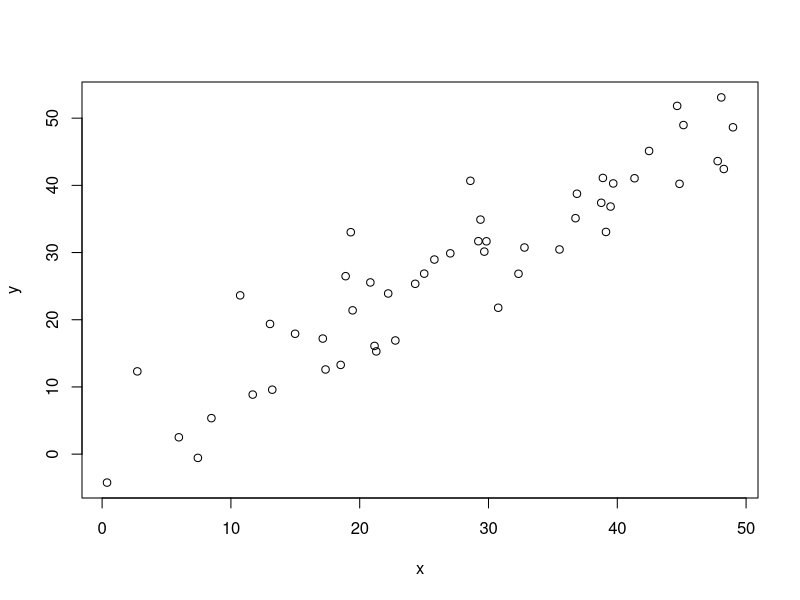
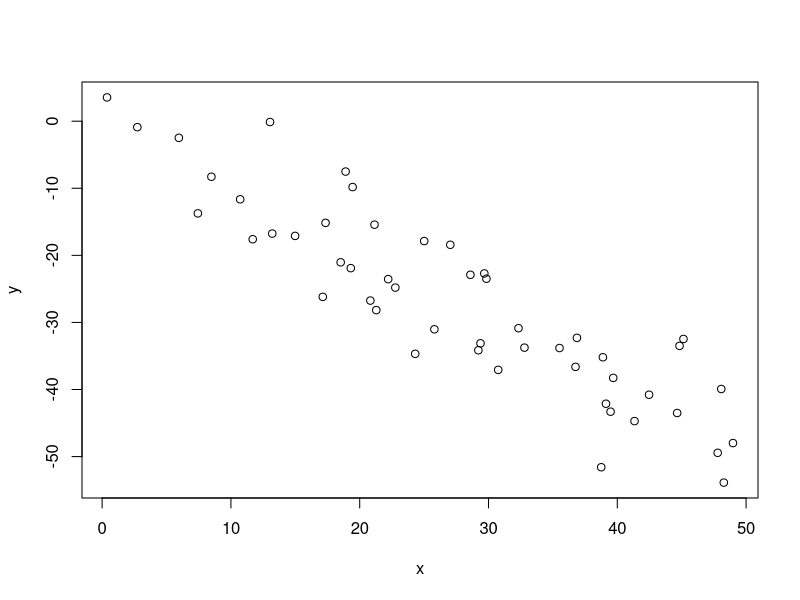
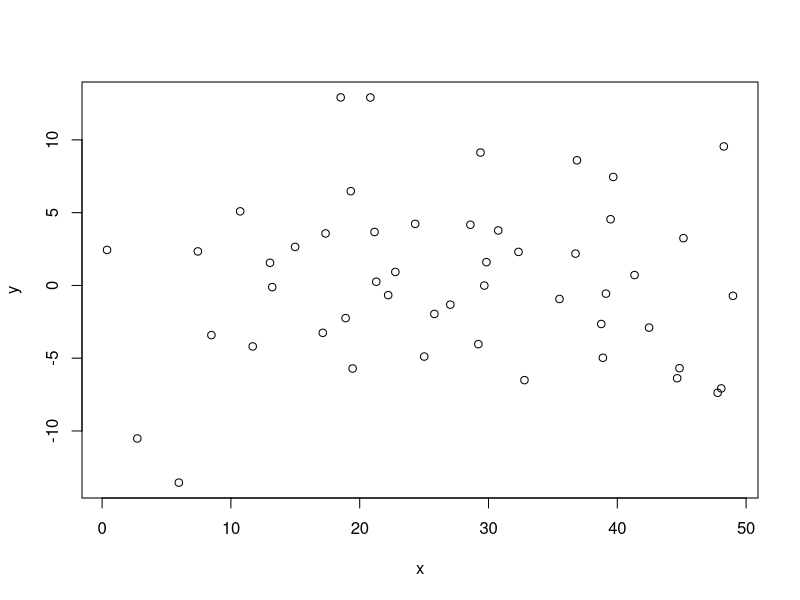
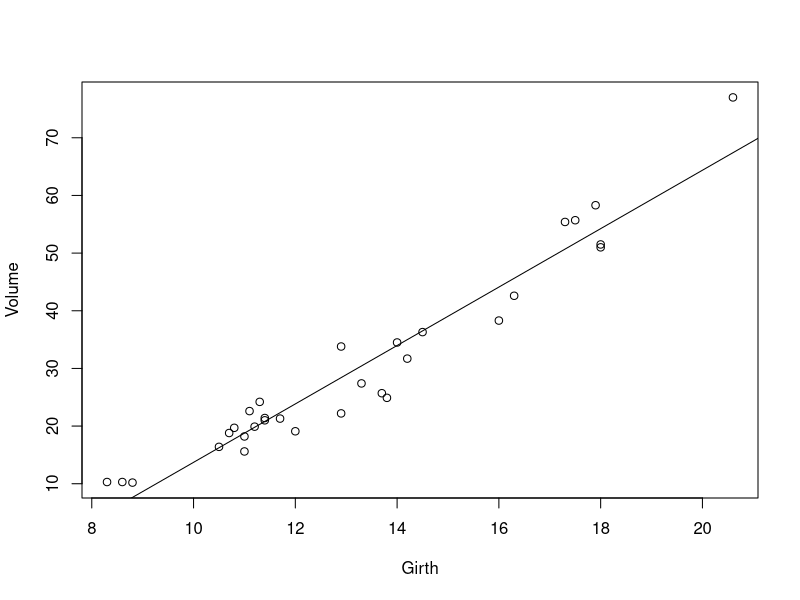
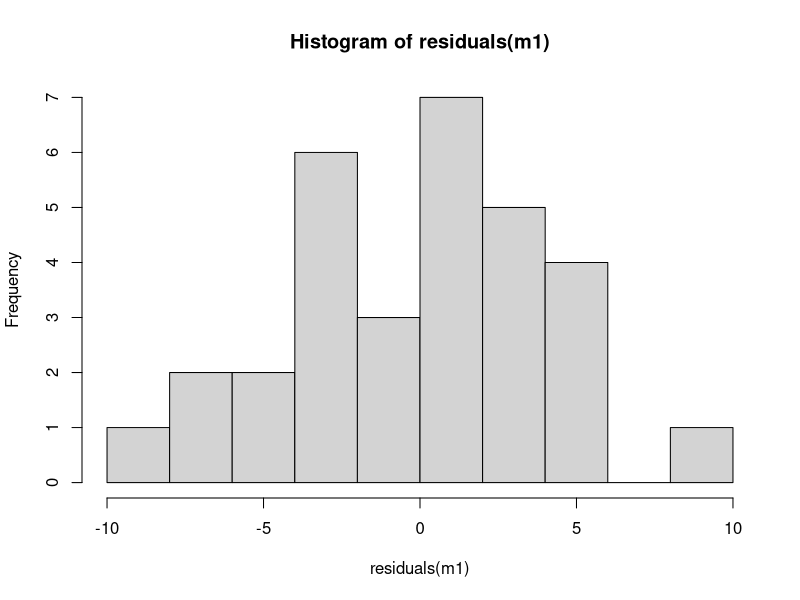
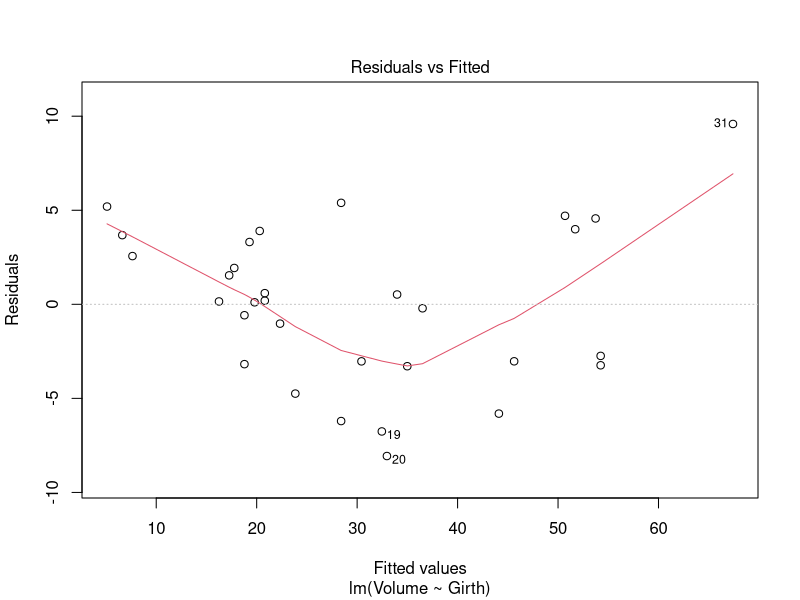
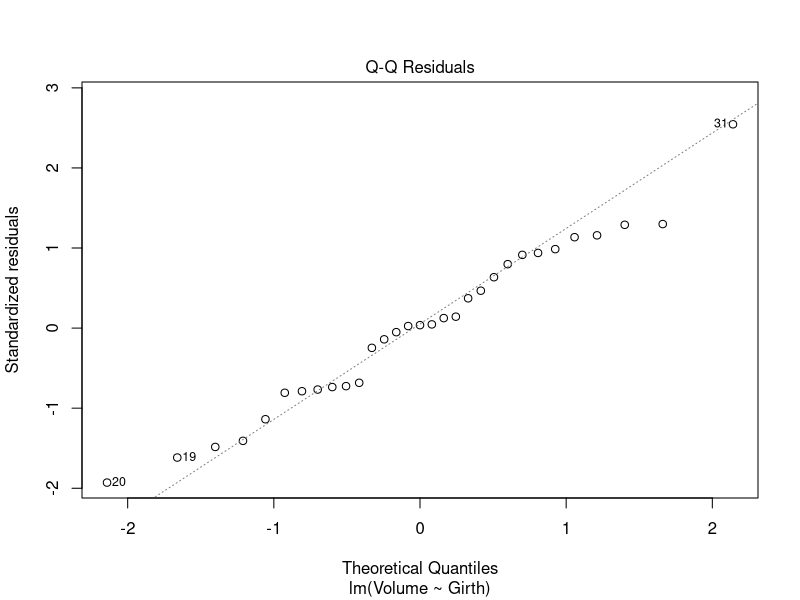
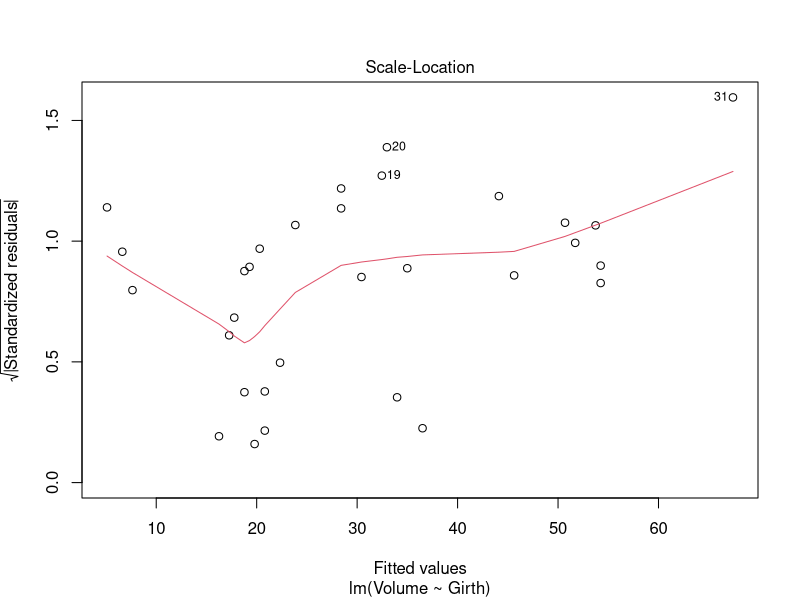

These figures' R source, in order:
## ---- chunk 1
# change working directory: should be the directory containg the Markdown files:
#setwd("/Volumes/Files/courses/cruk/LinearModelAndExtensions/git_linear-models-r/")

## ---- chunk 2
x = runif(50,0,50)
## ---- chunk 3
y = x + rnorm(50,0,5)
## ---- chunk 4
plot(y~x)
## ---- chunk 5
pearson_cor_coef = cor(x,y)
list("cor"=pearson_cor_coef,"R^2"=pearson_cor_coef^2)
## ---- chunk 6
y = -x + rnorm(50,0,5)
plot(y~x)
pearson_cor_coef = cor(x,y)
list("cor"=pearson_cor_coef,"R^2"=pearson_cor_coef^2)
## ---- chunk 7
y = rnorm(50,0,5)
plot(y~x)
pearson_cor_coef = cor(x,y)
list("cor"=pearson_cor_coef,"R^2"=pearson_cor_coef^2)
## ---- chunk 8
cor.test(x,y)
## ---- chunk 9
plot(Volume~Girth,data=trees)
m1 = lm(Volume~Girth,data=trees)
abline(m1)
cor.test(trees$Volume,trees$Girth)
## ---- chunk 10
summary(m1)
## ---- chunk 11
hist(residuals(m1),breaks=10,col="light grey")
## ---- chunk 12
plot(m1)
## ---- chunk 13
z = seq(0,1.5*pi,0.2)
plot(sin(z)~z)
m2 = lm(sin(z)~z)
abline(m2)
## ---- chunk 14
summary(m2)
## ---- chunk 15
plot(m2)
## ---- chunk 16
plot(dist~speed,data=cars)
m3 = lm(dist~speed,data=cars)
abline(m3)
summary(m3)
## ---- chunk 17
plot(m3)
## ---- chunk 18
plot(sqrt(dist)~speed,data=cars)
m4 = lm(sqrt(dist)~speed,data=cars)
abline(m4)
plot(m4)
summary(m4)
## ---- chunk 19
plot(log(dist)~log(speed),data=cars)
m5 = lm(log(dist)~log(speed),data=cars)
abline(m5)
plot(m5)
summary(m5)
## ---- chunk 20
m6 = lm(log(dist)~0+log(speed),data=cars)
plot(m6)
summary(m6)
## ---- chunk 21
plot(dist~speed,data=cars)
x = order(cars$speed)
lines(exp(fitted(m6))[x]~cars$speed[x])
## ---- chunk 22
# import
diet = read.csv("data/diet.csv",row.names=1)
diet$weight.loss = diet$initial.weight - diet$final.weight 
diet$diet.type   = factor(diet$diet.type,levels=c("A","B","C"))
diet$gender      = factor(diet$gender,levels=c("Female","Male"))
# comparison
t.test(weight.loss~diet.type,data=diet[diet$diet.type!="B",],var.equal = TRUE)
summary(aov(weight.loss~diet.type,data=diet[diet$diet.type!="B",]))
## ---- chunk 23
summary(lm(weight.loss~diet.type,data=diet[diet$diet.type!="B",]))
## ---- chunk 24
m7 = lm(eruptions~waiting,data=faithful)
summary(m7)
## ---- chunk 25
# intercept = -1.874016
# coef of waiting = 0.075628
## ---- chunk 26
# R^2 = 0.8115
## ---- chunk 27
# Yes, the model does have significant utility
## ---- chunk 28
# Both of the parameters are significantly different from zero
## ---- chunk 29
# In the absence of other information, this summary would indicate a linear relationship between the two variables. However, we cannot conclude that without first checking that the modelling assumptions have been satistified...
## ---- chunk 30
plot(eruptions~waiting,data=faithful)
# The observations appear to cluster in two groups.
## ---- chunk 31
plot(eruptions~waiting,data=faithful)
abline(m7)
# At a glance, the model seems to describe the overall dependence of eruptions on waiting time reasonably well. However, this is misleading...
## ---- chunk 32
plot(m7)
# There is strong systematic behaviour in the plot of residuals versus fitted values. This indicates that the relationship/dependence is different or more complicated than can be described with the simple linear model.
# Specifically, it should be identified what causes observations to fall into one or other of the two groups. Differences between the two groups should be accounted for when modelling the relationship. It seems that the direct dependence of `eruptions` on `waiting` is not as strong as is indicated by the simple linear model.
## ---- chunk 33
cor(anscombe$x1,anscombe$y1)
cor.test(anscombe$x1,anscombe$y1)
cor(anscombe$x2,anscombe$y2)
cor.test(anscombe$x2,anscombe$y2)
cor(anscombe$x3,anscombe$y3)
cor.test(anscombe$x3,anscombe$y3)
cor(anscombe$x4,anscombe$y4)
cor.test(anscombe$x4,anscombe$y4)
# All four datasets seem to exhibit positive linear relationships, with the same correlation and the same p-value.
## ---- chunk 34
summary(lm(anscombe$y1~anscombe$x1))
summary(lm(anscombe$y2~anscombe$x2))
summary(lm(anscombe$y3~anscombe$x3))
summary(lm(anscombe$y4~anscombe$x4))
# The summaries are essentially identical for all four linear models.
## ---- chunk 35
plot(anscombe$y1~anscombe$x1)
plot(anscombe$y2~anscombe$x2)
plot(anscombe$y3~anscombe$x3)
plot(anscombe$y4~anscombe$x4)
# The four datasets are very different, with very different relationships between the x and y variables.
# This demonstrates how very different datasets can appear to be very similar when looking solely at summary statistics.
# We conclude that it is always important to peform exploratory data analysis, and look at the data before modelling.
## ---- chunk 36
plot(time~conc,data=Indometh)
# There is a non-linear negative relationship between time and conc
## ---- chunk 37
plot(log(time)~log(conc),data=Indometh)
## ---- chunk 38
m8 = lm(log(time)~log(conc),data=Indometh)
plot(m8)
# The diagnostic plots indicate that the residuals aren't perfectly Normally distributed, but the modelling assumptions aren't violated so much as to inhibit construction of a model.
summary(m8)
# Intercept = -0.4203
# Coefficient of log(conc) = -0.9066
# Both terms are significantly different from zero.
## ---- chunk 39
plot(log(time)~log(conc),data=Indometh)
abline(m8)
## ---- chunk 40
plot(time~conc,data=Indometh)
idx <- order(Indometh$conc)
lines(exp(fitted(m8))[idx]~Indometh$conc[idx])
